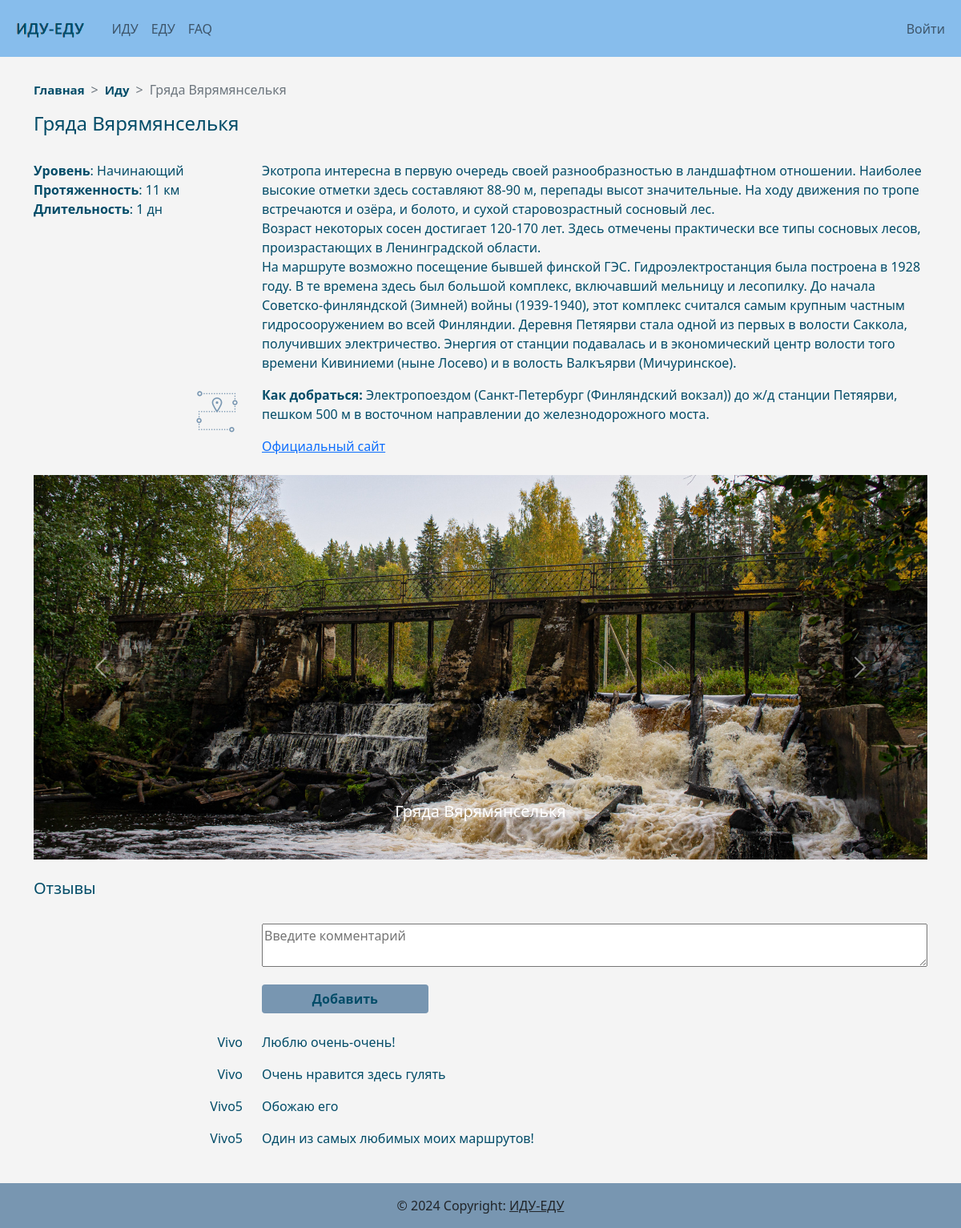
The page /trip/1 on the database its author committed.
### models.py (models this page shows, shortened)
class Trip_type(Base):
    __tablename__ = 'trip_types'
    id = Column(Integer, primary_key=True, autoincrement=True)
    type_name = Column(String(100), nullable=False, unique=True)
    trip = relationship("Trip", backref='trip_types')

class Trip_description(Base):
    __tablename__ = 'trip_descriptions'
    id = Column(Integer, primary_key=True, autoincrement=True)
    title = Column(String(100), nullable=False, unique=True)
    how_to_go = Column(String, nullable=False)
    description = Column(String, nullable=False)
    track = Column(String, nullable=False)
    route_length = Column(Integer, nullable=False)
    official_website_link = Column(String, nullable=False)
    trip = relationship("Trip", backref='trip_descriptions')
    main_photo_id = Column(Integer(), ForeignKey('photos.id'))

class Trip(Base):
    __tablename__ = 'trips'
    id = Column(Integer, primary_key=True, autoincrement=True)
    trip_type_id = Column(Integer(), ForeignKey('trip_types.id'))
    trip_duration_id = Column(Integer(), ForeignKey('trip_durations.id'))
    trip_level_id = Column(Integer(), ForeignKey('trip_levels.id'))
    trip_description_id = Column(Integer(), ForeignKey('trip_descriptions.id'))
    photos = relationship("Photo", secondary='trip_photos', back_populates='trips')
    comments = relationship("Comment", backref='trips')

class Trip_level(Base):
    __tablename__ = 'trip_levels'
    id = Column(Integer, primary_key=True, autoincrement=True)
    level_name = Column(String(100), nullable=False, unique=True)
    trip = relationship("Trip", backref='trip_levels')

class Trip_duration(Base):
    __tablename__ = 'trip_durations'
    id = Column(Integer, primary_key=True, autoincrement=True)
    duration = Column(Integer, nullable=False, unique=True)
    trip = relationship("Trip", backref='trip_durations')

class Photo(Base):
    __tablename__ = 'photos'
    id = Column(Integer, primary_key=True, autoincrement=True)
    link = Column(String(100), nullable=False, unique=True)
    photo_name = Column(String(100), nullable=False)
    trips = relationship("Trip", secondary='trip_photos', back_populates='photos')
    trip_description_id = relationship('Trip_description', backref='photos', uselist=False)

class Comment(Base):
    __tablename__ = 'comment'
    id = Column(Integer, primary_key=True, autoincrement=True)
    description = Column(String, nullable=True)
    trip_id = Column(Integer, ForeignKey('trips.id'))
    user_id = Column(Integer(), ForeignKey('user.id'))

class User(Base, UserMixin):
    __tablename__ = 'user'
    id = Column(Integer, primary_key=True, autoincrement=True)
    username = Column(String(100), nullable=False, unique=True)
    about_me = Column(String, nullable=True)
    email = Column(String(100), index=True,
                   unique=True, nullable=True)
    hashed_password = Column(String, nullable=True)
    comment = relationship("Comment", backref="user")

### content_pages/content_pages.py (the view, shortened to what this page needs)
@content_pages.route('/trip/<int:trip_id>', methods=['GET', 'POST'])
def trip(trip_id: int):
    form = CommentForm()
    trip_photos = session.query(models.Trip_photo, models.Photo).join(models.Photo).filter(models.Trip_photo.trip_id==trip_id).all()
    len_trip_photos = len(trip_photos)
    trip_description = session.query(models.Trip, models.Trip_type, models.Trip_level, models.Trip_description, models.Trip_duration, models.Photo).join(models.Trip_type).join(models.Trip_level).join(models.Trip_description).join(models.Trip_duration).join(models.Photo).filter(models.Trip.id == trip_id)
    trip_comments = session.query(models.Comment, models.User).join(models.User).filter(models.Comment.trip_id == trip_id).order_by(models.Comment.id.desc())
    return render_template('trip.html', title=trip_description[0][1].type_name, trip_description=trip_description, trip_photos=trip_photos, len_trip_photos=len_trip_photos, form=form, trip_comments=trip_comments)

### content_pages/content_forms.py
class CommentForm(FlaskForm):
  class Meta:
    locales = ['ru-RU', 'ru']
    def get_translations(self, form):
      return super(FlaskForm.Meta, self).get_translations(form)
  comment = TextAreaField('Say something', validators=[DataRequired(), Length(min=10, max=1000)], render_kw={'style': 'width: 100%', "placeholder": "Введите комментарий"})
  add_btn = SubmitField('Добавить', render_kw={'style': 'width: 25%'})
  update_btn = SubmitField('Изменить', render_kw={'style': 'width: 20%'})
  delete_btn = SubmitField('Удалить', render_kw={'style': 'width: 20%'})

### content_pages/content_pages.py (called while the page is built)
@content_pages.before_request
def before_request():
    global session
    session = db_session.create_session()

@content_pages.teardown_request
def teardown_request(request):
    global session
    session = None
    return request

### data/db_session.py (called while the page is built)
def create_session() -> Session:
    global created
    return created()

### content_pages/templates/content_pages/trip.html (shortened to what this page needs)
{% extends "base.html" %}
{% block content %}
<div class="container">
    <nav style="--bs-breadcrumb-divider: '>';" aria-label="breadcrumb">
        <ul class="breadcrumb">
            <li class="breadcrumb-item"><a href="/index"><b>Главная</b></a></li>
            <li class="breadcrumb-item"><a href="/content/{{title}}"><b>{{title}}</b></a></li>
            <li class="breadcrumb-item active" aria-current="page">{{trip_description[0][3].title}}</li>
        </ul>
    </nav>
    <h4>{{trip_description[0][3].title}}</h4>
    <br>
    {% for item in trip_description %}
    <div class="row gy-1">
        <div class="col-lg-3 col-md-4 col-ms-12">
            <p><b>Уровень</b>: {{ item[2].level_name }}
                <br><b>Протяженность</b>: {{ item[3].route_length }} км
                <br><b>Длительность</b>: {{ item[4].duration }} дн</p>
        </div>
        <div class="col-lg-9 col-md-8 col-ms-12">
            <p style="white-space: pre-wrap">{{ item[3].description }}</p>
        </div>
    </div>
    <div class="row gy-2">
        <div class="col-lg-3 col-md-4 col-ms-12 text-lg-end  text-md-end text-sm-start">
            <a data-bs-toggle="tooltip" data-bs-placement="top" title="Скачать трек"
               href="{{ url_for('.static', filename='tracks/' + item[3].track) }}" download><img
                    src="{{ url_for('icons_bp.static', filename='gps_track_light_green2.png') }}" alt="GPS-track"></a>
        </div>
        <div class="col-lg-9 col-md-8 col-ms-12">
            <p style="white-space: pre-wrap"><b>Как добраться:</b> {{ item[3].how_to_go }}</p>
            <a href="{{ item[3].official_website_link }}">Официальный сайт</a>
        </div>
    </div>
    {% endfor %}
    <br>
    <div id="carouselExampleControls" class="carousel slide" data-bs-ride="carousel">
        <div class="carousel-inner">
            <div class="carousel-item active">
                <img src="{{ url_for('.static', filename='images/' + trip_photos[0][1].link) }}" class="d-block w-100"
                     alt="{{ trip_photos[0][1].photo_name }}">
                <div class="carousel-caption d-none d-md-block">
                    <h5>{{ trip_photos[0][1].photo_name }}</h5>
                </div>
            </div>
        </div>
        <button class="carousel-control-prev" type="button" data-bs-target="#carouselExampleControls"
                data-bs-slide="prev">
            <span class="carousel-control-prev-icon" aria-hidden="true"></span>
        </button>
        <button class="carousel-control-next" type="button" data-bs-target="#carouselExampleControls"
                data-bs-slide="next">
            <span class="carousel-control-next-icon" aria-hidden="true"></span>
        </button>
    </div>
    <br>
    <h5>Отзывы</h5>
    <br>
    <div class="row gy-1">
        <div class="col-lg-3 col-md-4 col-ms-12 text-lg-end  text-md-end text-sm-start">
        </div>
        <div class="col-lg-9 col-md-8 col-ms-12">
            <form action="" method="post" novalidate>
                <p>{{ form.comment() }}</p>
                <div>
                    {{ form.add_btn(class_="btn btn-primary") }}
                </div>
            </form>
        </div>
    </div>
    <br>
    {% for item in trip_comments %}
    <div class="row gy-1">
        <div class="col-lg-3 col-md-4 col-ms-12 text-lg-end  text-md-end text-sm-start">
            <p>{{ item[1].username }}</p>
        </div>
        <div class="col-lg-9 col-md-8 col-ms-12">
            <form action="" method="post" novalidate>
                <p style="white-space: pre-wrap">{{ item[0].description }}</p>
            </form>
        </div>
    </div>
    {% endfor %}
    <br>
</div>
{% endblock %}

### static/css/style.css (style rules this page uses)
body { background-color: #f4f4f4; }
body > .container { padding-top: 100px; padding-bottom: 60px; color: #024C68; }
.carousel-item img { object-fit: cover; vertical-align: middle; border-style: none; height: 60vh; }
.btn-primary, .btn-primary:hover, .btn-primary:active, .btn-primary:focus, .btn-primary:active:after, .btn-primary:visited { background-color: #7896B1; color: #024C68; font-weight: bold; border: none; box-shadow: none !important; width: 100%; text-align: center !important; }
.breadcrumb li a { font-size: 15px; color: #024C68; text-decoration: none; }

### rows shown on the page
Trip_type: type_name "Иду"
Trip_description: title "Гряда Вярямянселькя"
Trip: level_name "Начинающий", route_length "11", duration "1", description "Экотропа интересна в первую очередь своей разнообразностью в ландшафтном отношении. Наиболее высокие отметки здесь составляют 88-90 м, перепады высот значительные. На ходу движения по тропе встречаются и озёра, и болото, и сухой старовозрастный сосновый лес. Возраст некоторых сосен достигает 120-170 лет. Здесь отмечены практически все типы сосновых лесов, произрастающих в Ленинградской области. На маршруте возможно посещение бывшей финской ГЭС. Гидроэлектростанция была построена в 1928 году. В те времена здесь был большой комплекс, включавший мельницу и лесопилку. До начала Советско-финляндской (Зимней) войны (1939-1940), этот комплекс считался самым крупным частным гидросооружением во всей…", how_to_go "Электропоездом (Санкт-Петербург (Финляндский вокзал)) до ж/д станции Петяярви, пешком 500 м в восточном направлении до железнодорожного моста."
Photo: link (picture), photo_name "Гряда Вярямянселькя"
Comment: username "Vivo", description "Люблю очень-очень!"
Comment: username "Vivo", description "Очень нравится здесь гулять"
Comment: username "Vivo5", description "Обожаю его"
Comment: username "Vivo5", description "Один из самых любимых моих маршрутов!"
